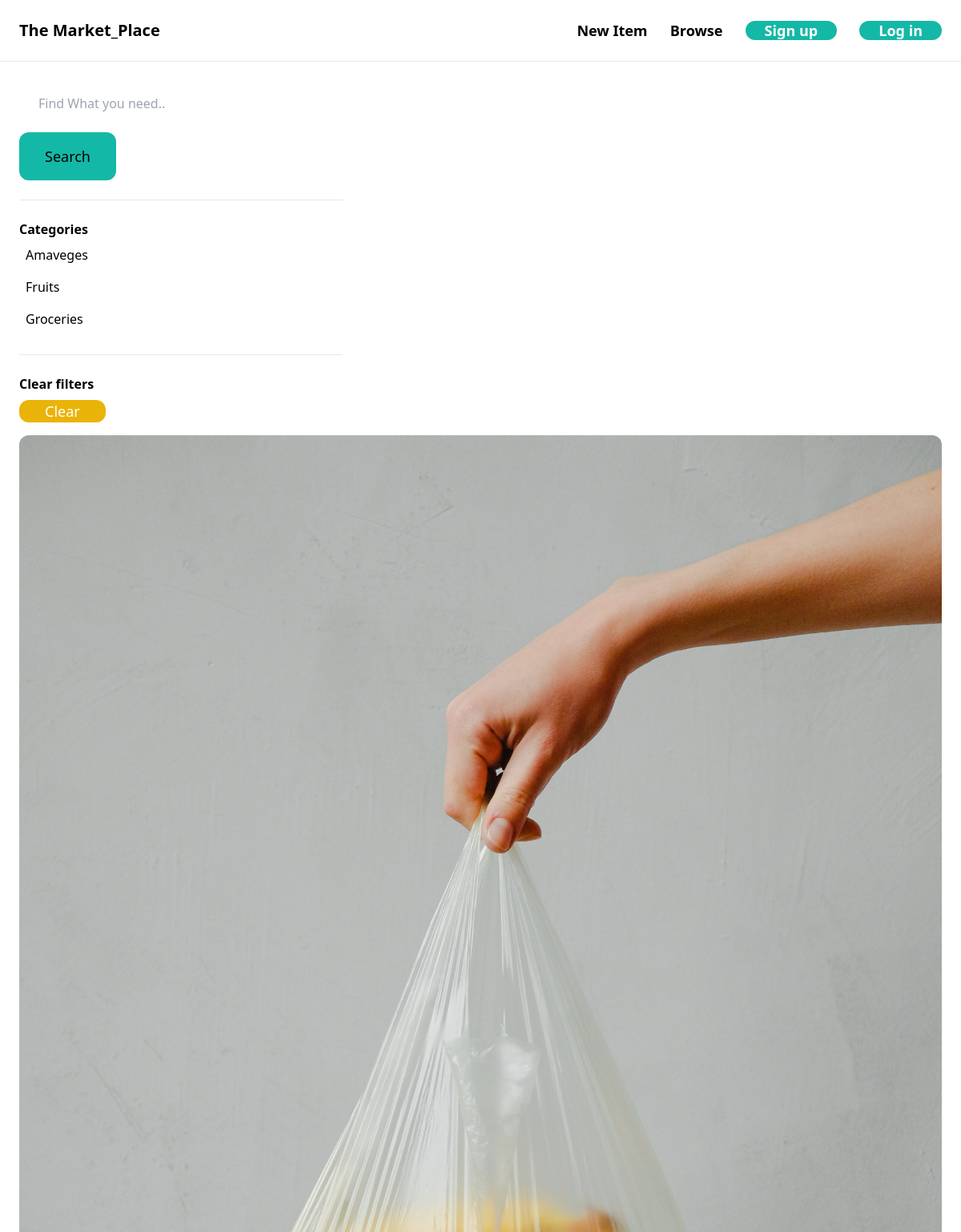
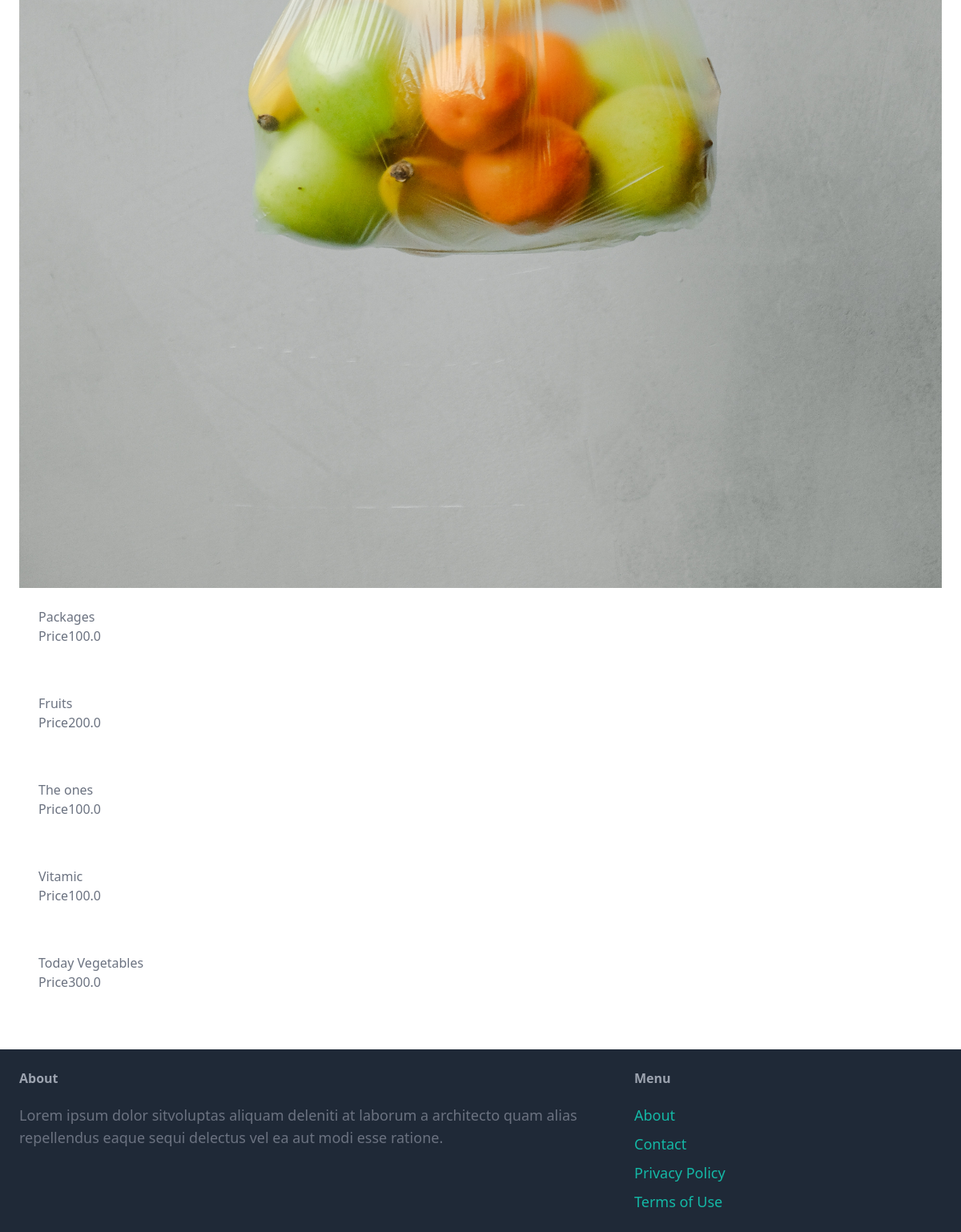
The app's page /items/ with its own data (2 pictures, top to bottom).
### item/models.py (models this page shows, shortened)
class Category(models.Model):
    name = models.CharField(max_length=255)
    class Meta:
        ordering = ('name',)
        verbose_name_plural = 'Categories'

class Item(models.Model):
    category = models.ForeignKey(Category, related_name='items', on_delete=models.CASCADE)
    name = models.CharField(max_length=255)
    description = models.TextField(blank=True, null=True)
    price = models.FloatField()
    image = models.ImageField(upload_to='item_images', blank=True, null=False)
    is_sold = models.BooleanField(default=False)
    created_by = models.ForeignKey(User, related_name='item', on_delete=models.CASCADE)
    created_at = models.DateTimeField(auto_now_add=True)

### item/views.py (the view)
# urls.py: path('',views.items, name='items'),
def items(request):
    query = request.GET.get('query', '')
    category_id = request.GET.get('category', 0)
    categories = Category.objects.all()
    items = Item.objects.filter(is_sold=False)
    if category_id:
        items = items.filter(category_id=category_id)
    if query:
        items = items.filter(Q(name__icontains=query)| Q(description__icontains=query))
    return render(request, 'item/items.html',  {
        'items': items,
        'query': query,
        'categories': categories,
        'category_id ': int(category_id) })

### item/templates/item/items.html (shortened to what this page needs)
{% extends 'core/base.html' %}
{% block content %}
    <div class="pb-6 grid grid-col-4 gap-4">
        <div class="col-span-1">
            <form method="get" action="{% url 'item:items' %}">
                <input  name="query" class="w-full py-4 px-6 rounded-xl" type="text" value="{{ query }}" placeholder="Find What you need..">
                <button class="mt-2 py-4 px-8 text-lg bg-teal-500 text-black rounded-xl">Search</button>
            </form>
            <hr class="my-6">
            <p class="font-semibold">Categories</p>
            <ul>
                {% for category in categories %}
                    <li class="py-2 px-2 rounded-xl{% if category.id == category_id %}bg-gray-200{% endif %}">
                        <a href="{% url 'item:items' %}?query={{ query }}&category={{ category.id }}">{{ category.name }}</a>
                    </li>
                {% endfor %}
            </ul>
            <hr class="my-6">
            <p class="font-semibold">Clear filters</p>
            <ul>
                <li>
                    <a href="{% url 'item:items' %}" class="mt-2 px-8 inline-block bg-yellow-500 text-lg rounded-xl text-white">Clear</a>
                </li>
            </ul>
        </div>
        <div class="col-span-3">
            <div class="grid grid-col-3 gap-3">
                {% for item in items %}
                    <div>
                        <a href="{% url 'item:detail' item.id %}">
                            <div>
                                <img src="{{ item.image.url }}" class="rounded-t-xl" alt="">
                            </div>
                            <div class="p-6 bg-white rounded-b-xl">
                                <h2 class="text-gray-500">{{item.name}}</h2>
                                <p class="text-gray-500">Price{{ item.price }}</p>
                            </div>
                        </a>
                    </div>
                {% endfor %}
            </div>
        </div>
    </div>
{% endblock content %}

### records on screen
Category: name "Amaveges"
Category: name "Fruits"
Category: name "Groceries"
Item: image (picture), name "Packages", price "100.0"
Item: name "Fruits", price "200.0"
Item: name "The ones", price "100.0"
Item: name "Vitamic", price "100.0"
Item: name "Today Vegetables", price "300.0"
